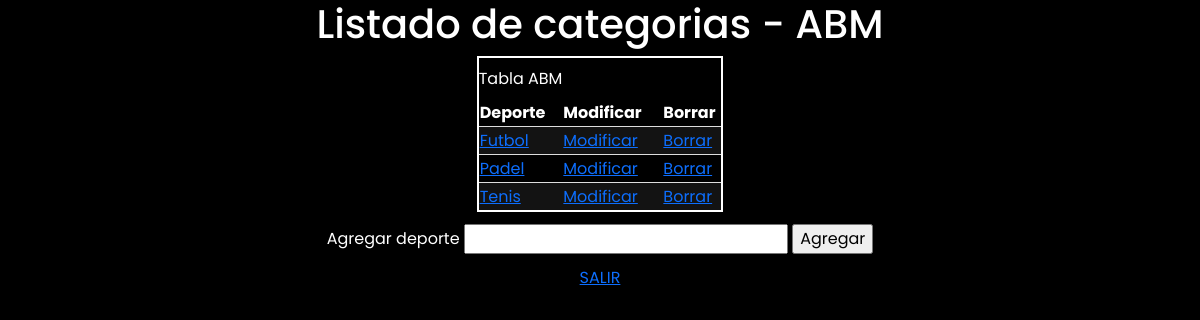
The app's page /canchas/ABM/index.php with its own data.
### tables this page shows
CREATE TABLE `categorias` (
  `idCategoria` tinyint(2) UNSIGNED NOT NULL,
  `categoria` varchar(100) NOT NULL
);

### canchas/ABM/index.php (the view, shortened to what this page needs)
<link href="https://cdn.jsdelivr.net/npm/bootstrap@5.2.1/dist/css/bootstrap.min.css" rel="stylesheet">
<link rel="stylesheet" href="../../estilo/style.css" />
<?php
if(mysqli_connect('localhost','root','','carrito')){
	echo "<h1 class='letrablanca centrar'>Listado de categorias - ABM</h1>";
	$con = mysqli_connect('localhost','root','','carrito');
	$consulta = "SELECT idCategoria, categoria FROM categorias";
	if($resultado = mysqli_query($con, $consulta)){
		echo "<table class='tablaAbm centrar2 tablita' >";
		echo"
			 <caption class='centrar letrablanca'>Tabla ABM</caption>
			<tr>
				<th>Deporte</th>
				<th>Modificar</th>
				<th>Borrar</th>
			</tr>
		";
		while($fila = mysqli_fetch_array($resultado)){
			echo "<tr>";
				echo "<td><a href='producto.php?catategoria=".$fila["idCategoria"]."&nombre=$fila[categoria]'>$fila[categoria]</a></td>";
				echo "<td><a href='modificarcat.php?catategoria=".$fila["idCategoria"]."'>Modificar</a></td>";
				echo "<td><a href='borrar.php?catategoria=".$fila["categoria"]."'>Borrar</a></td>";
			echo "</tr>";
		}
		echo "</table>";
	}
}else{
	echo "<h1 class= 'centrar mt-3 letrablanca' >No hay conexion</h1>";
}
?>
<div class="centrar">
<form class="alta" action="altaCategoria.php" method="post">
	<label class="letrablanca" for="categoria">Agregar deporte</label>
	<input id="categoria" type="texto" name="categoria">
	<input type="submit" value="Agregar">
</form>
</div>
<div>
<a class="centrar" href="../../login/logout.php">SALIR</a>
</div>

### estilo/style.css (style rules this page uses)
* { font-family: 'Poppins'; }
.centrar { display:flex; align-items: center; justify-content: center; }
label { padding-top: 5px; padding-bottom: 5px; }
form { margin-top: 10px; margin-bottom: 10px; }
.tablita { border: 2px solid; color: white; border-color: white; }
th, td { border-bottom: 1px solid #ddd; color: white; }
tr:nth-child(even) { background-color: rgb(19, 19, 19); }
.letrablanca { color:white; }
.centrar2 { margin: 0 auto; }
.tablaAbm td:nth-child(2) { width: 100px; }
.tablaAbm td:nth-child(3) { width: 60px; }

### records on screen
categorias: categoria "Futbol"
categorias: categoria "Padel"
categorias: categoria "Tenis"
